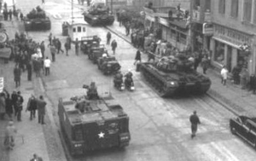
#> input picture Digital Image Processing/HW2/DIPSourceHW2.png, 256 x 161 px, shrunk from 550 x 346 before the run
$ jupyter execute --allow-errors Wet_Part.ipynb   (older library calls are emulated)
#> lines starting #> are read from the running program, lines starting #| are printed output that depends on the picture; after the words box and inside, x2 and y2 are one past the last pixel; in counts of white or black regions, pixels touching at a corner belong together
## Importing the packages
Here are the packages that we will work with

[cell 1]
import scipy.io
import numpy as np
import scipy.misc
from matplotlib import pyplot as plt
from PIL import Image
from scipy import fftpack, signal
from scipy.linalg import circulant
import cv2

import sklearn
from sklearn.decomposition import PCA
import sklearn.neighbors


import warnings
warnings.filterwarnings('ignore')

## Consants and default values:

[cell 2]
alpha = 3
window_size = 15
filter_range_sinc = window_size/4
filter_range_gaussian = window_size / 16
expectancy = 0
sigma = 1
T = 3
image_path="DIPSourceHW2.png"


patch_size = 4
sigma_NN = 0.06
num_neighbors = 2
pca_num_components = 25
epsilon = 1e-10
wiener_filter_constant=0.02

## Downsampling and Shrinking

[cell 3]
## The case in one dimension
def Downsample_Shrink_One_Dimension(matrix, alpha):
    (matrix_shape_x, matrix_shape_y) = matrix.shape
    resize =(int(matrix_shape_x / alpha), int(matrix_shape_y))
    downsampled_matrix = np.zeros(resize)
    for i in range(resize[0]):
        downsampled_matrix[i,:] = matrix[alpha * i, :]
    return downsampled_matrix


## Downsample matrix
def Downsample_Shrink(matrix, alpha):
    (matrix_shape_x, matrix_shape_y) = matrix.shape
    resize =(int(matrix_shape_x / alpha), int(matrix_shape_y / alpha))
    downsampled_matrix = np.zeros(resize)
    for i in range(resize[0]):
        for j in range(resize[1]):
            downsampled_matrix[i, j] = matrix[alpha * i, alpha * j]
    return downsampled_matrix

## Upsampling
Here we use the cubic interpolation

[cell 4]
def Upsample(matrix,alpha):
    (matrix_shape_x, matrix_shape_y) = matrix.shape
    resize = (int(matrix_shape_y * alpha), int(matrix_shape_x * alpha))
    upsampled_with_filter = cv2.resize(matrix, dsize=resize, interpolation=cv2.INTER_CUBIC)
    return upsampled_with_filter

## Sinc Matrix

[cell 5]
def sinc(window_size, filter_range):
    x = np.linspace(-filter_range, filter_range, window_size)
    x_x = np.outer(x, x)
    matrix = np.sinc(x_x)
    matrix = matrix / matrix.sum()
    return matrix

## Laplacian Matrix

[cell 6]
def laplacian(matrix_length):
    matrix = np.zeros((matrix_length ** 2, matrix_length ** 2))

    main_diagonal_pattern = np.zeros((matrix_length, matrix_length))
    for i in range(matrix_length):
        for j in range(matrix_length):
            if abs(i-j) == 1:
                main_diagonal_pattern[i, j] = -1

            if i == j:
                main_diagonal_pattern[i, j] = 4


    secondary_diagonal_pattern = np.zeros((matrix_length, matrix_length))
    for i in range(matrix_length):
        secondary_diagonal_pattern[i, i] = -1


    end_index = matrix_length
    start_index = 0

    for i in range(matrix_length):
        matrix[start_index:end_index, start_index:end_index] = main_diagonal_pattern
        start_index += matrix_length
        end_index += matrix_length

    start_index_x = 0
    end_index_x = matrix_length
    start_index_y = matrix_length
    end_index_y = 2 * matrix_length

    for i in range(matrix_length - 1):
        matrix[start_index_x:end_index_x, start_index_y:end_index_y] = secondary_diagonal_pattern
        matrix[start_index_y:end_index_y, start_index_x:end_index_x] = secondary_diagonal_pattern

        start_index_x += matrix_length
        end_index_x += matrix_length
        start_index_y += matrix_length
        end_index_y += matrix_length

    return matrix

## Gaussian Matrix

[cell 7]
def gaussian(window_size, filter_range, expectancy, sigma):
    z = np.linspace(-filter_range, filter_range, window_size)
    x, y = np.meshgrid(z, z)
    distance = np.sqrt(x*x+y*y)
    matrix = np.exp(-((distance-expectancy)**2 / (2.0 * sigma**2)))
    matrix = matrix / matrix.sum()
    return matrix

## Dividing into patches
Here we divide the image into patches according to a given step size and then we store the results in an array

[cell 8]
def Divide_Into_Patches(image, patch_size, step):
    patches_array = []
    for i in range(0,int(image.shape[0] - patch_size),step):
        for j in range(0,int(image.shape[1] - patch_size),step):
            current_patch = image[i:i+patch_size,j:j+patch_size]
            patches_array.append(current_patch)
    return patches_array

## Restore with Wiener filter
Here we try to restore the image using a Wiener Filter which gets the image and the PSF_kernel and the filter_constant as parameters

[cell 9]
def Wiener_Filter(image, psf_kernel, filter_costant):
    if np.sum(psf_kernel):
        psf_kernel /= np.sum(psf_kernel)
    restord = fftpack.fft2(np.copy(image))
    psf_kernel = fftpack.fft2(psf_kernel, shape=image.shape)
    psf_kernel = np.conj(psf_kernel) / (np.abs(psf_kernel) ** 2 + filter_costant)
    restord = np.abs(fftpack.ifft2(restord * psf_kernel))
    return restord

## Claculating PSNR and saving the Images and Plotting the Results

[cell 10]
def Save_Image(image,  name, save_format):
    image = image / image.max()
    image_256 = image * 255
    to_save = Image.fromarray(image_256)
    to_save = to_save.convert('RGB')
    to_save.save(name + save_format)


def Calculate_PSNR(original_image, restored_image):
    MSE = np.mean((original_image - restored_image) *(original_image - restored_image))
    max_value = original_image.max()
    PSNR = 20 * np.log10(max_value / (np.sqrt(MSE)))
    return PSNR

def Plot_Results(restored_image, blurring_method, restoration_method, original_image,kind):
    plt.imshow(restored_image, cmap='gray')
    PSNR = Calculate_PSNR(original_image[5:-5, 5:-5], restored_image[5:-5, 5:-5])
    plt.title(f'Blurred using {blurring_method}\n and Restored using the estimated {restoration_method}  PSNR={PSNR:.2f}')
    if kind==1:
        plt.savefig("Images/High Resolution Estimation/Correct/Blurred with sinc Kernel and restored with estimated sinc Kernel")
    if kind==2:
        plt.savefig("Images/High Resolution Estimation/Faulty/Blurred with sinc Kernel and restored with estimated Gaussian Kernel")
    if kind==3:
        plt.savefig("Images/High Resolution Estimation/Correct/Blurred with Gaussian Kernel and restored with estimated Gaussian Kernel")
    if kind==4:
        plt.savefig("Images/High Resolution Estimation/Faulty/Blurred with Gaussian Kernel and restored with estimated sinc Kernel")
    plt.show()

## Helper functions for the kernel estimation part

[cell 11]
def Create_q_Patches_Vector(q_patches):
    q_patches_vec = []
    for decimated_patch in q_patches:
        curr_q_vec = decimated_patch.reshape(decimated_patch.size)
        q_patches_vec.append(curr_q_vec)
    q_patches_vec = np.array(q_patches_vec)
    return q_patches_vec

def Create_Rj_Vector(r_patches,alpha):
    Rj = []
    for r_patch in r_patches:
        r_circulant = circulant(r_patch.reshape(r_patch.size))
        Rj.append(Downsample_Shrink_One_Dimension(r_circulant, alpha ** 2))
    return Rj

def Initialize_Kernel(patch_size):
    delta = fftpack.fftshift(scipy.signal.unit_impulse((patch_size, patch_size)))
    init_k = delta.reshape(delta.size)
    return init_k

def Create_rj_alpha_Patches(r_patches,curr_k,Rj):
    r_alpha_patches = []
    for j, patch in enumerate(r_patches):
        curr_patch_alpha = Rj[j] @ curr_k
        r_alpha_patches.append(curr_patch_alpha)
    r_alpha_patches = np.array(r_alpha_patches)
    return r_alpha_patches

def Find_Nearest_Neighbors_Calc_Weights(r_alpha_patches,q_patches_vec,num_neighbors,sigma_NN):
    tree = sklearn.neighbors.BallTree(r_alpha_patches, leaf_size=2)
    neighbors_weights = np.zeros((len(q_patches_vec), len(r_alpha_patches)))
    for i, decimated_patch_vec in enumerate(q_patches_vec):
        representative_patch = np.expand_dims(decimated_patch_vec, 0)
        _, neighbor_indices = tree.query(representative_patch, k=num_neighbors)
        for index in neighbor_indices:
            neighbors_weights[i, index] = np.exp(-0.5 * (np.linalg.norm(decimated_patch_vec - r_alpha_patches[index]) ** 2)/(sigma_NN ** 2))
    return neighbors_weights

def Calculate_Weights_Sums(sum_left,sum_right,Rj,neighbors_weights,patch_size,q_patches_vec):
        C = laplacian(patch_size)
        C_squared = C.T @ C
        for i in range(neighbors_weights.shape[0]):
            for j in range(neighbors_weights.shape[1]):
                if not neighbors_weights[i, j]:
                    continue
                R_squared = Rj[j].T @ Rj[j]

                sum_left += neighbors_weights[i, j] * (R_squared) + (C_squared)
                sum_right += neighbors_weights[i, j] * Rj[j].T @ q_patches_vec[i]
        return sum_left,sum_right

## Estimate Kernel
Calculating the restored kernel from the blurred image.

I this way we can generate an image with a higher resultion

[cell 12]
def Estimate_Kernel(image, alpha, T,patch_size,sigma_NN,num_neighbors,pca_num_components,epsilon):
    decimated_patch_size = int(patch_size / alpha)
    patch_step_size_factor = 1 / decimated_patch_size  # We use this for patch partition

    ## Here it is the creation of the high-res and low res patches
    r_patches = Divide_Into_Patches(image, patch_size, int(patch_size * patch_step_size_factor))
    q_patches = Divide_Into_Patches(image, decimated_patch_size, int(decimated_patch_size * patch_step_size_factor))

    q_patches_vec = Create_q_Patches_Vector(q_patches)


    # Calculating the Rj according to the algorithm (Downsampling)
    Rj = Create_Rj_Vector(r_patches,alpha)

    ## initial k to start iterative algorithm with
    curr_k=Initialize_Kernel(patch_size)

    for t in range(T):
        print(f'Entering Iteration : {t}')


        r_alpha_patches=Create_rj_alpha_Patches(r_patches,curr_k,Rj)

        neighbors_weights=Find_Nearest_Neighbors_Calc_Weights(r_alpha_patches,q_patches_vec,num_neighbors,sigma_NN)

        neighbors_weights_sum = np.sum(neighbors_weights, axis=1)
        epsilon_mat = np.eye(curr_k.shape[0]) * epsilon

        for row in range(neighbors_weights.shape[0]):
            row_sum = neighbors_weights_sum[row]
            if row_sum:
                neighbors_weights[row] = neighbors_weights[row] / row_sum  ## normalize each column

        ## calculate k hat
        sum_left = np.zeros((curr_k.shape[0], curr_k.shape[0]))
        sum_right = np.zeros_like(curr_k)

        sum_left,sum_right=Calculate_Weights_Sums(sum_left,sum_right,Rj,neighbors_weights,patch_size,q_patches_vec)

        curr_k = np.linalg.inv((1 / (sigma_NN ** 2)) * sum_left + epsilon_mat) @ sum_right
        curr_k_reshaped = curr_k.reshape((patch_size, patch_size))
    return curr_k_reshaped  ## as matrix in shape patch_size ** 2

## Preparing the Image and the Filters

[cell 13]
image = plt.imread(image_path)
#> image is the input picture: shape (161, 256, 3) float32; min 0.18, max 1, mean 0.541
image = np.array(image)
image = image[:, :, 0]
#> image: shape (161, 256) float32
image = image / image.max()
image_new_size = np.zeros((image.shape[0]+2, image.shape[1]+2))
image_new_size[1:-1, 1:-1] = image
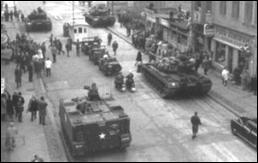
#> image_new_size: shape (163, 258) float64; min 0, max 1, mean 0.53
image = image_new_size

sinc_filter = sinc(window_size, filter_range_sinc)
gaussian_filter = gaussian(window_size, filter_range_gaussian, expectancy, sigma)

## Running Everything

[cell 14]
sinc_image_big = signal.convolve2d(image, sinc_filter, mode='same', boundary='wrap')
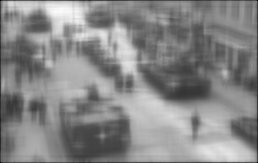
#> sinc_image_big: shape (163, 258) float64; min 0.0144, max 0.987, mean 0.53
sinc_image = Downsample_Shrink(sinc_image_big, alpha)
#> after the loop in Downsample_Shrink, `for i in range(resize[0]):`:
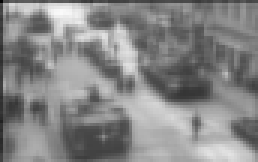
#> downsampled_matrix: shape (54, 86) float64 (shown 3 times larger); min 0.0144, max 0.981, mean 0.528
low_res_sinc=sinc_image
sinc_image_high_res = Upsample(sinc_image, alpha)
#> in Upsample, `upsampled_with_filter = cv2.resize(matrix, dsize=resize, interpolation..`:
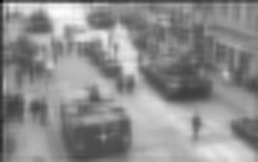
#> upsampled_with_filter: shape (162, 258) float64; min -0.0481, max 0.989, mean 0.528; drawn with min black and max white
##high_res_sinc_true=sinc_image_high_res
high_res_sinc_true=Wiener_Filter(sinc_image_high_res, sinc_filter, wiener_filter_constant)
#> in Wiener_Filter, `restord = np.abs(fftpack.ifft2(restord * psf_kernel))`:
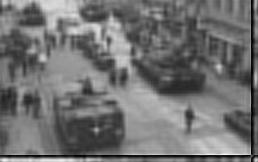
#> restord: shape (162, 258) float64; min 0.000633, max 1.16, mean 0.519; drawn with min black and max white

gaussian_image_big = signal.convolve2d(image, gaussian_filter, mode='same', boundary='wrap')
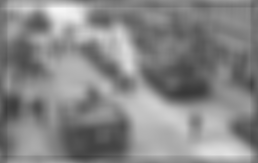
#> gaussian_image_big: shape (163, 258) float64; min 0.221, max 0.965, mean 0.53
gaussian_image = Downsample_Shrink(gaussian_image_big, alpha)
low_res_gaussian=gaussian_image
gaussian_image_high_res = Upsample(gaussian_image, alpha)
#high_res_gaussian_true=gaussian_image_high_res
high_res_gaussian_true=Wiener_Filter(sinc_image_high_res, gaussian_filter, wiener_filter_constant)
#> call 2 of Wiener_Filter, with psf_kernel = array of shape (15, 15), filter_costant = 0.02
#> in Wiener_Filter (call 2), `restord = np.abs(fftpack.ifft2(restord * psf_kernel))`:
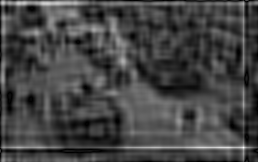
#> restord: shape (162, 258) float64; min 0.000208, max 1.92, mean 0.52; drawn with min black and max white

plt.imshow(low_res_sinc, cmap='gray')
plt.title("Low Resolution Blurred with Sinc")
plt.savefig("Images/Low Resolution/Low Resolution Blurred with Sinc")
plt.show()


plt.imshow(sinc_image_high_res, cmap='gray')
plt.title("High Resolution Restored with true sinc Kernel")
plt.savefig("Images/High Resolution True/High Resolution Restored with true sinc Kernel")
plt.show()


plt.imshow(low_res_gaussian, cmap='gray')
plt.title("Low Resolution Blurred with Gaussian")
plt.savefig("Images/Low Resolution/Low Resolution Blurred with Gaussian")
plt.show()

plt.imshow(high_res_gaussian_true, cmap='gray')
plt.title("High Resolution Restored with true Gaussian Kernel")
plt.savefig("Images/High Resolution True/High Resolution Restored with true Gaussian Kernel")
plt.show()

## Estimate the kernels after running the iterative algorithm
print("Estimating the Gaussian kernel")
gaussian_restored_k = Estimate_Kernel(gaussian_image, alpha,T,patch_size,sigma_NN,num_neighbors,pca_num_components,epsilon)
#> after the loop in Divide_Into_Patches, `for i in range(0,int(image.shape[0] - patch_size),step):`: patches_array = 273 items
#> in Estimate_Kernel, `q_patches = Divide_Into_Patches(image, decimated_patch_size, int(decim..`: q_patches = 4505 items, first 6: [0.444], [0.463], [0.503], [0.588], [0.612], [0.633]
#> the loop in Create_q_Patches_Vector, `for decimated_patch in q_patches:` made 4505 passes
#> (decimated_patch, curr_q_vec) on passes 1 to 3: ([0.444], [0.444]), ([0.463], [0.463]), ([0.503], [0.503])
#> after the loop in Create_q_Patches_Vector, `for decimated_patch in q_patches:`: q_patches_vec has the same summary as q_patches in Estimate_Kernel
#> in Create_q_Patches_Vector, `q_patches_vec = np.array(q_patches_vec)`: q_patches_vec = 4505 values, max 0.964 at index 275, min 0.224 at index 2697, mean 0.531
#> after the loop in Create_Rj_Vector, `for r_patch in r_patches:`: Rj = 273 items
#> in Initialize_Kernel, `init_k = delta.reshape(delta.size)`: init_k = [0, 0, 0, 0, 0, 0, 0, 0, 0, 0, 1, 0, 0, 0, 0, 0]
#> the loop in Estimate_Kernel, `for t in range(T):` made 3 passes
#> pass 1, in Estimate_Kernel, `neighbors_weights=Find_Nearest_Neighbors_Calc_Weights(r_alpha_patches,..`:
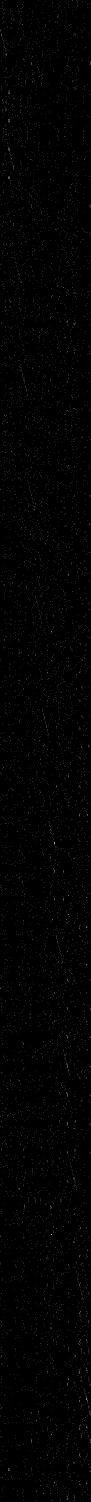
#> neighbors_weights: shape (4505, 273) float64 (shown at 1/3 size); min 0, max 1, mean 0.0073
#> after the loop in Estimate_Kernel, `for t in range(T):`:
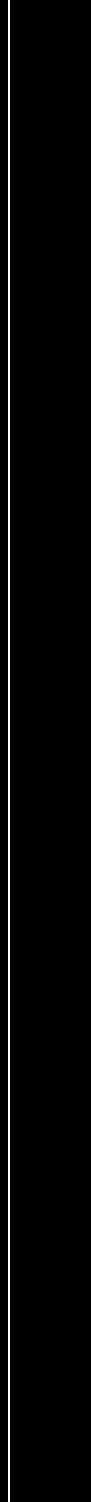
#> neighbors_weights: shape (4505, 273) float64 (shown at 1/3 size); values 0 (black) and 0.5 (white), 0.73% white in thin lines or dots, all inside (x1, y1, x2, y2) = (26, 0, 28, 4505)
#> gaussian_restored_k = [[7.45e-05, 0.000115, 0.000116, 7.43e-05], [0.000116, 0.000182, 0.000182, 0.000117], [0.000117, 0.000183, 0.000184, 0.000118], [7.53e-05, 0.000117, 0.000118, 7.59e-05]]
print("*****************************")
print("Estimating the sinc kernel")
sinc_restored_k = Estimate_Kernel(sinc_image, alpha, T,patch_size,sigma_NN,num_neighbors,pca_num_components,epsilon)
#> the loop in Create_q_Patches_Vector (call 2), `for decimated_patch in q_patches:` made 4505 passes
#> (decimated_patch, curr_q_vec) on passes 1 to 3: ([0.0144], [0.0144]), ([0.31], [0.31]), ([0.303], [0.303])
#> sinc_restored_k = [[7.29e-05, 0.000113, 0.000113, 7.28e-05], [0.000113, 0.000177, 0.000178, 0.000114], [0.000114, 0.000178, 0.000179, 0.000114], [7.31e-05, 0.000114, 0.000115, 7.38e-05]]

## restore each blurred image with both kernels
sinc_restored_image = Wiener_Filter(sinc_image_high_res, sinc_restored_k, wiener_filter_constant)
#> call 3 of Wiener_Filter, with psf_kernel = array of shape (4, 4), filter_costant = 0.02
#> in Wiener_Filter (call 3), `psf_kernel /= np.sum(psf_kernel)`: psf_kernel = [[0.0381, 0.0592, 0.0592, 0.038], [0.0592, 0.0927, 0.0929, 0.0594], [0.0593, 0.093, 0.0933, 0.0597], [0.0382, 0.0596, 0.0598, 0.0385]]
#> in Wiener_Filter (call 3), `restord = np.abs(fftpack.ifft2(restord * psf_kernel))`:
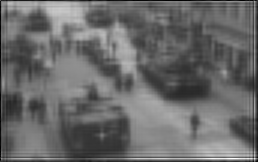
#> restord: shape (162, 258) float64; min 0.000149, max 1.25, mean 0.518; drawn with min black and max white
sinc_blurred_restored_from_gaussian_image = Wiener_Filter(sinc_image_high_res, gaussian_restored_k, wiener_filter_constant)
gaussian_restored_image= Wiener_Filter(gaussian_image_high_res, gaussian_restored_k, wiener_filter_constant)
gaussian_blurred_restored_from_sinc_image = Wiener_Filter(gaussian_image_high_res, sinc_restored_k, wiener_filter_constant)

## Plot the results after the estimation
#> (the rest of this cell did not finish here and is left out)

Plot_Results(sinc_blurred_restored_from_gaussian_image, "sinc Kernel", "Gaussian Kernel", image,2)
Plot_Results(gaussian_restored_image, "Gaussian Kernel", "Gaussian Kernel", image,3)
Plot_Results(gaussian_blurred_restored_from_sinc_image, "Gaussian Kernel", "sinc Kernel", image,4)
